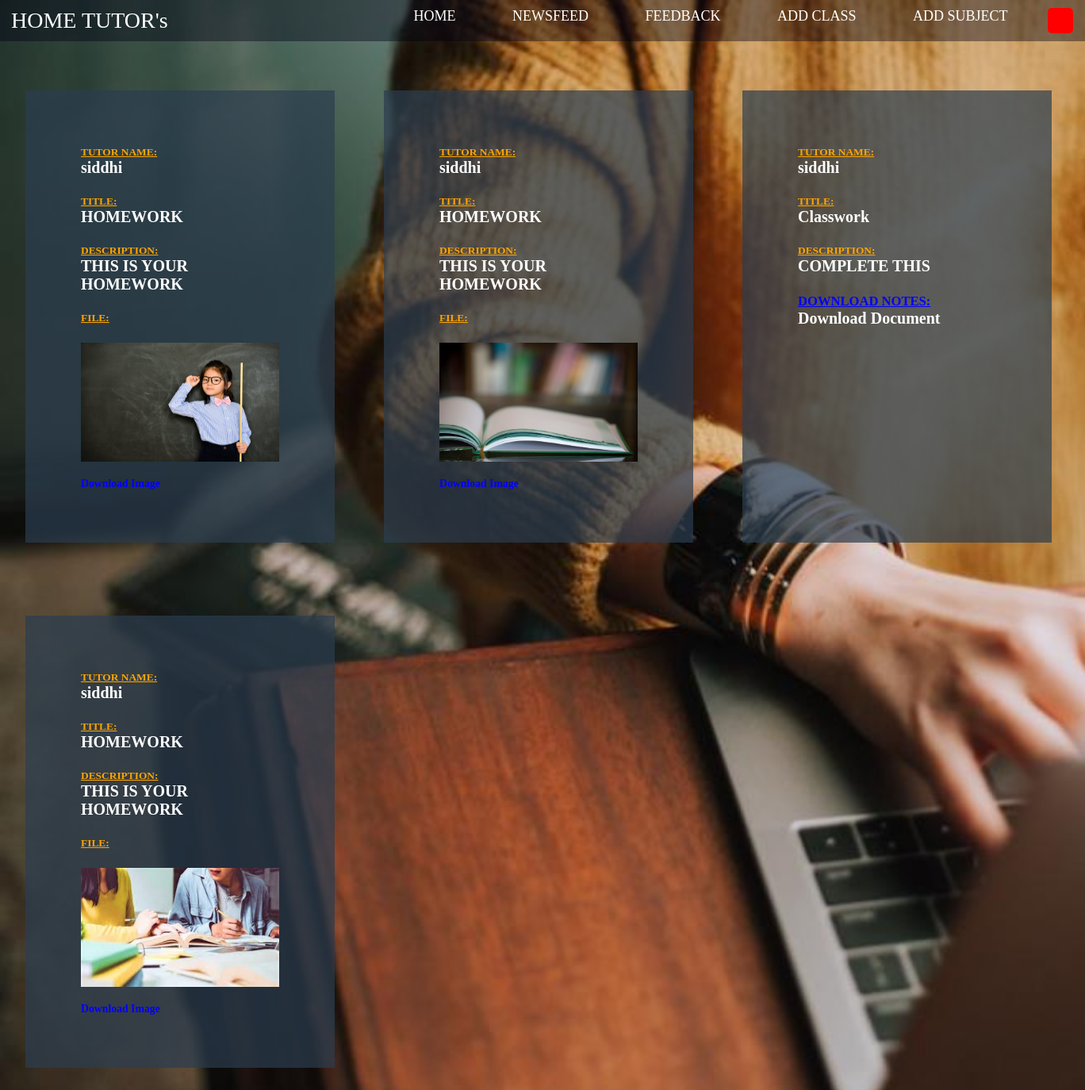
/ADMIN/notes.php, run on the app's committed database.
### tables this page shows
CREATE TABLE `post_notes` (
  `id` int(11) NOT NULL auto_increment,
  `title` varchar(255) NOT NULL,
  `description` varchar(255) NOT NULL,
  `filename` varchar(255) NOT NULL,
  `u_tutor` varchar(255) NOT NULL,
  PRIMARY KEY  (`id`),
  KEY `filename` (`filename`)
);

CREATE TABLE `tutor_details` (
  `id` int(11) NOT NULL auto_increment,
  `name` varchar(265) NOT NULL,
  `dob` varchar(265) NOT NULL,
  `gender` varchar(265) NOT NULL,
  `contact` varchar(265) NOT NULL,
  `email` varchar(265) NOT NULL,
  `klang` varchar(265) NOT NULL,
  `address` varchar(265) NOT NULL,
  `pin` varchar(265) NOT NULL,
  `state` varchar(265) NOT NULL,
  `city` varchar(265) NOT NULL,
  `country` varchar(265) NOT NULL,
  `education` varchar(265) NOT NULL,
  `exp` varchar(265) NOT NULL,
  `class` varchar(265) NOT NULL,
  `subject` varchar(255) NOT NULL,
  `username` varchar(265) default NULL,
  `password` varchar(265) default NULL,
  `location` varchar(265) NOT NULL,
  `fees` varchar(265) NOT NULL,
  `otp` int(6) NOT NULL,
  PRIMARY KEY  (`id`)
);

### ADMIN/notes.php (the view, shortened to what this page needs)
<html>
<head>
<link rel="stylesheet" type="text/css" href="newsfields.css">
<link rel="stylesheet" type="text/css" href="global.css" />
</head>
<body>
<header>
<div class="main">
<ul>
<li><a href="homepagelogin.php">HOME</a></li>
<li><a href="newsfeed.php">NEWSFEED</a></li>
<li><a href="feedback.php">FEEDBACK</a></li>
<li><a href="addclass.php">ADD CLASS</a></li>
<li><a href="addsubject.php">ADD SUBJECT</a></li>
<li><div class="dropdown">
  <button class="dropbtn"><?php echo $_SESSION["name"];?></button>
</div>
</li>
</ul>
</div>
<div class="header">&nbsp;&nbsp;HOME TUTOR's </a></div>
<table>
<tr>
<?php
    $count=0;
    $con=mysqli_connect("localhost","root","","tutor");
    $sql="SELECT * from post_notes inner join tutor_details where post_notes.u_tutor=tutor_details.username";
    $result = mysqli_query($con, $sql);
    if(mysqli_num_rows($result) > 0)
    {
        while($row = mysqli_fetch_assoc($result))
        {
            echo "<td><div class='content'>";
    echo "<h6>".'<p><u>TUTOR NAME:</u></p>'."</h6>";
    echo"<h4>".$row["name"]."</h4>";
    echo "<br>";
    echo "<h6>".'<p><u>TITLE:</u></p>'."</h6>";
    echo"<h4>".$row["title"]."</h4>";
    echo "<br>";
    echo "<h6>".'<p><u>DESCRIPTION:</u></p>'."</h6>";
    echo"<h4>".$row["description"]."</h4>";
    echo" <br>";
    $filename=explode(".",$row["filename"]);
    if (strpos("jpeg,png,jpg,pjpeg", $filename[1]) !== false) {
    echo '<h6>'.'<p><u>FILE:</u></p>'.'</h6><br>';
    echo'<h5>'.'<img height="150" width="250" src="../TUTOR/uploads/'.$row["filename"].'">
    <br><br>
    <a href="../TUTOR/uploads/'.$row["filename"].'" download><h5>Download Image</h5></a></h5>';
    }
    else if(strpos("mp4,avi,mov,3gp,mpeg", $filename[1]) !== false){
        echo '<h5>'.'<p><u>
    <video width="300" height="200" controls><source src="../TUTOR/uploads/'.$row["filename"].'" type="video/'.$filename[1].'"></video>
    <br><a href="../TUTOR/uploads/'.$row["filename"].'" download><h5>DOWNLOAD VIDEO</h5></a></h5>';
    }
    else{
        echo '<h2>'.'<p><u><h5>DOWNLOAD NOTES:</h5></u></p><a href="../TUTOR/uploads/'.$row["filename"].'" download>Download Document</a></h2>';
    }
    echo" </div> </td>";
    $count++;
    if($count%3==0)
{
    echo"</tr><tr>";
}
    }
    }
else{
	echo"Your tutor have not yet uplaoded any notes yet!";
}
?></table>
</body></html>

### ADMIN/newsfields.css (style rules this page uses)
* { margin: 0; padding: 0; }
ul { float:right; list-style-type:none; margin-top:-5px; font-size:18px; }
ul li { display: inline-block; margin-left:25px; }
ul li a { text-decoration:none; color:white; padding:5px 20px; border:1px solid transparent; transition: 0.6s ease; }
.content { background: rgba(44,62,80,0.7); padding: 70px; margin-top:30px; font-weight:bold; height:270px; }
.content { background: rgba(44,62,80,0.7); padding: 70px; margin-top:30px; font-weight:bold; height:270px; width:250px; color:white; font-size:20px; }
table { align-items:center; }
td { padding:30px; margin:30px; }
ul { float:right; list-style-type:none; margin-top:10px; font-size:18px; margin-left:25px; }
.main { max-width: 1500px; margin:auto; }
.header { font-size:22px; width:100%; font-family:'Century Gothic'; }
h2 { text-align:left; color:red; }
.content { height:270px; }
body { background:url("source_background/bckground2.jpg"); background-size:cover; overflow:scroll; background-attachment: fixed; background-repeat:no repeat; }
header { background-size: cover; background-position: center; }

### ADMIN/global.css (style rules this page uses)
.header { font-size:28px; text-align:left; background-color:rgba(0,0,20,0.40); color:white; margin:auto; padding:10px 0px 10px 0px; display:block; }
a { text-decoration:none; color:white; }

### ADMIN/notes.php (style rules this page uses)
h6 { color:orange; }
h5 { color:blue; }
.content { height:430px; }
.dropbtn { background-color:red; color: white; padding: 16px; font-size: 18px; border: none; border-radius:05px; margin-right:15px; margin-top:-10px; ` }
.dropdown { position: relative; display: inline-block; }

### data on the page
post_notes: tutor_details.name "siddhi", title "HOMEWORK", description "THIS IS YOUR HOMEWORK", filename (picture)
post_notes: tutor_details.name "siddhi", title "HOMEWORK", description "THIS IS YOUR HOMEWORK", filename (picture)
post_notes: tutor_details.name "siddhi", title "Classwork", description "COMPLETE THIS"
post_notes: tutor_details.name "siddhi", title "HOMEWORK", description "THIS IS YOUR HOMEWORK", filename (picture)
